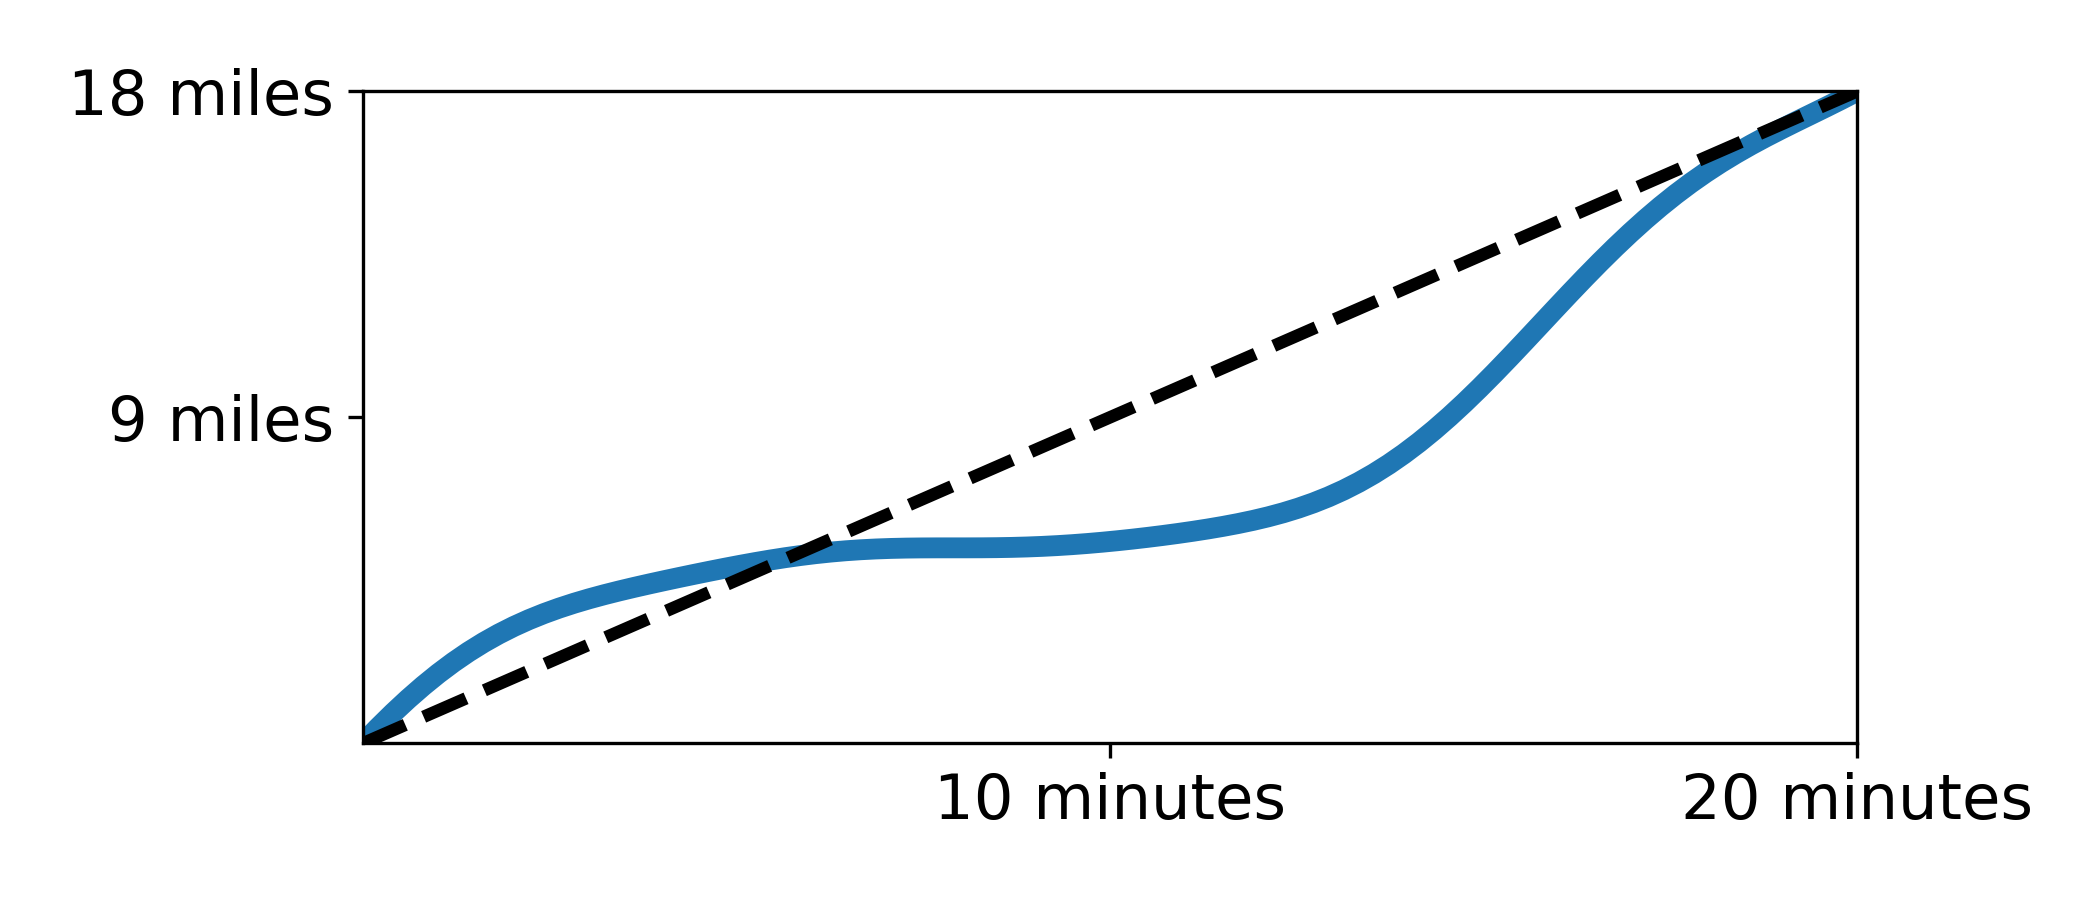

Here is the Python script that generated this plot:
import numpy as np
import matplotlib.pyplot as plt


font = {'size'   : 15}

plt.rc('font', **font)



t = np.linspace(0,20,100)
p = 0.4
u = 8
s = 5.4
a = 1.6
f = 30*np.cos(2*np.pi*t/8+p)+70
w = 1-np.exp(-1*((t-u)/s)**2)
h = w*f*a
d = np.cumsum(h)*t[1]
d = d - d[0]
d = d / d[-1] * 18.0


plt.plot(t,d, lw=5)
plt.plot([t[0],t[-1]],[d[0],d[-1]],'k--',lw=3)
plt.xlim([0,20])
plt.ylim([0,18])
plt.xticks([10,20], ['10 minutes', '20 minutes'])
plt.yticks([9,18], ['9 miles', '18 miles'])
#plt.xlabel("Time (minutes)")
#plt.ylabel("Distance (miles)")

fig = plt.gcf()
fig.set_size_inches(7, 3)
plt.tight_layout()
plt.savefig(__file__.split("\\")[-1].replace(".py",".png"), dpi=300)
